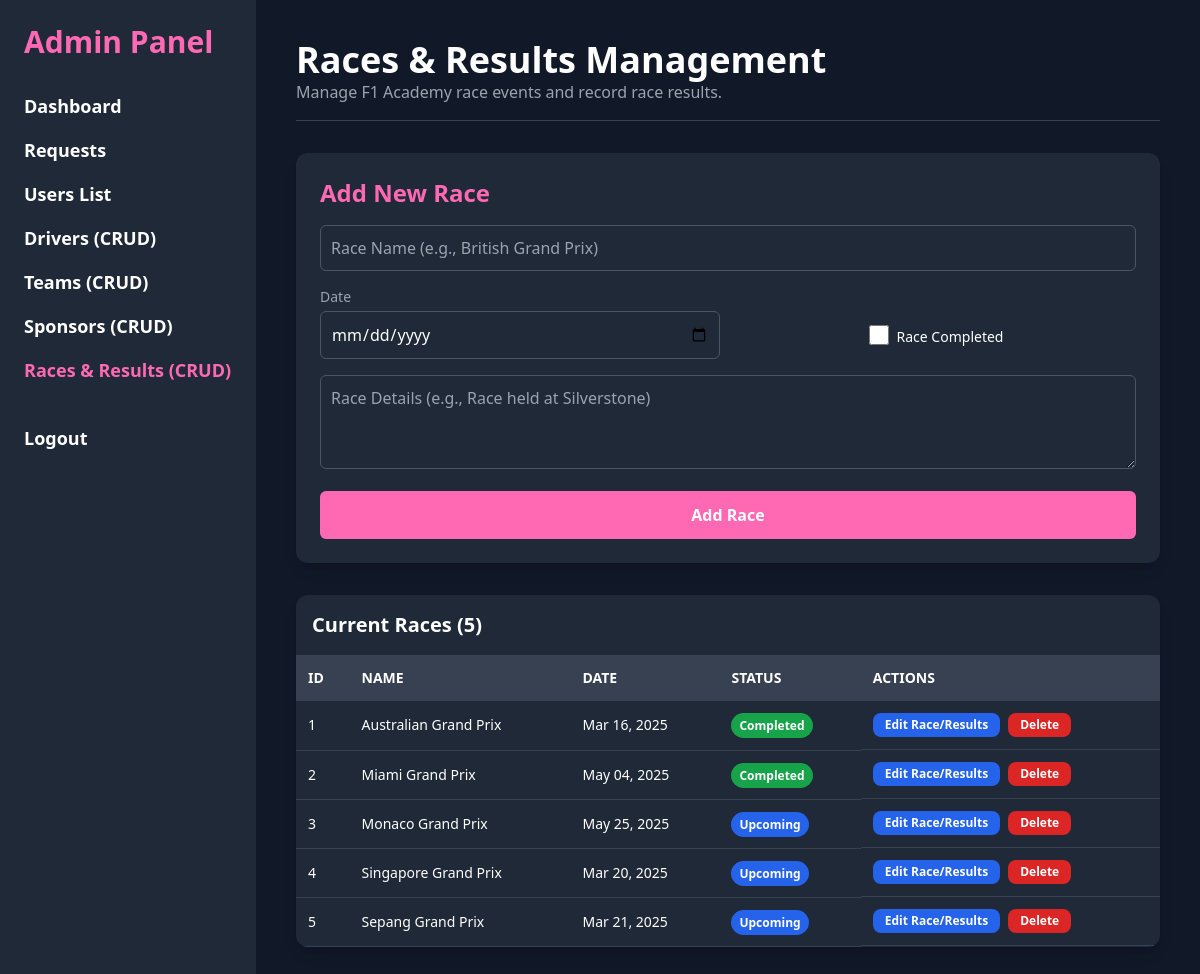
Page /admin_races.php (signed in) on the earlier database version.
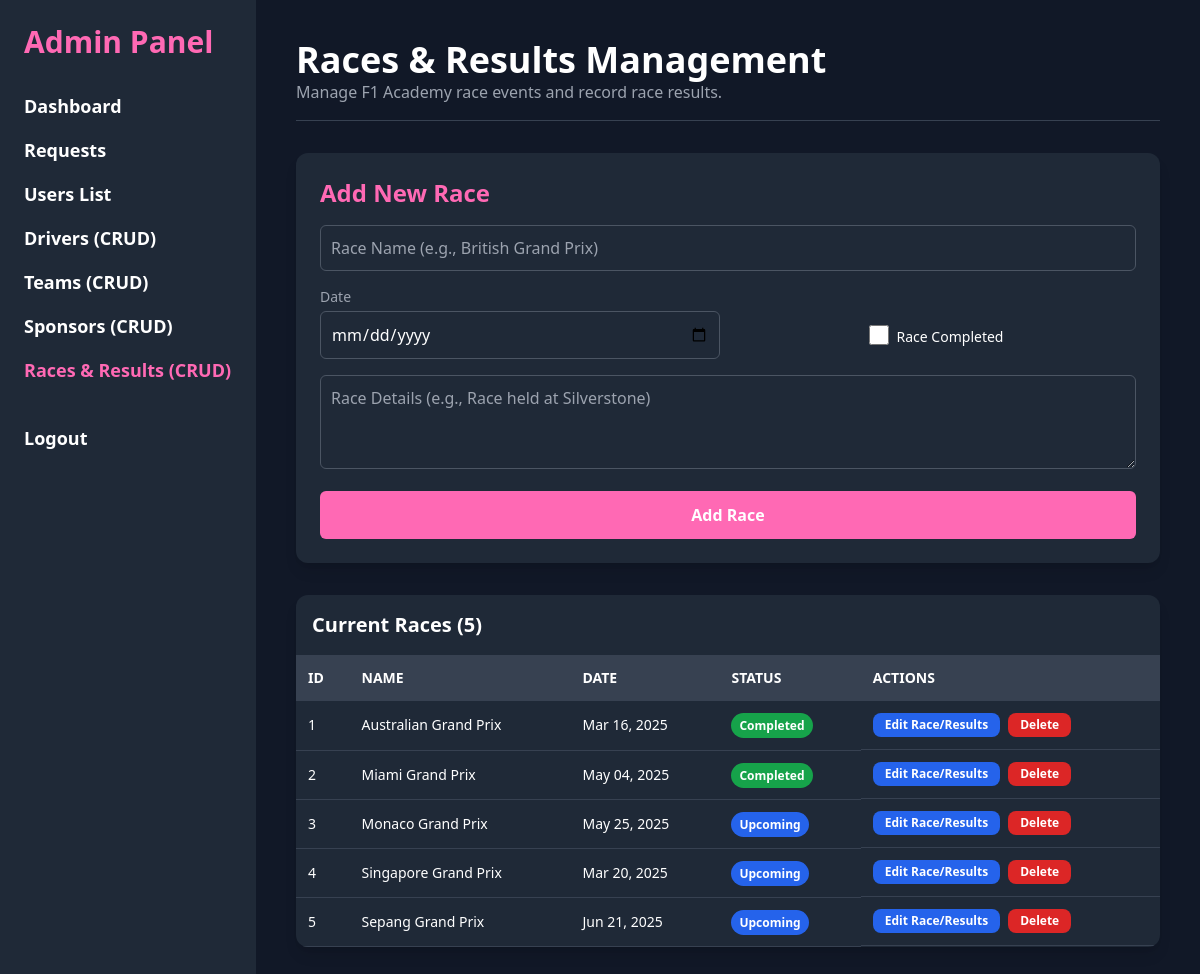
Same page on the later database version.
### tables this page shows
CREATE TABLE `races` (
  `id` int(11) NOT NULL,
  `name` varchar(100) NOT NULL,
  `date` date NOT NULL,
  `details` text DEFAULT NULL,
  `round_number` int(11) NOT NULL,
  `is_completed` tinyint(1) NOT NULL DEFAULT 0
);

### conn.php (called while the page is built, shortened)
<?php
function get_all_races($conn) {
    $query = "SELECT * FROM races ORDER BY round_number ASC";
    $result = $conn->query($query);
    $data = [];
    while ($row = $result->fetch_assoc()) {
        $data[] = $row;
    }
    return $data;
}
?>

### admin_races.php (the view, shortened to what the changed rows need)
<?php
include("conn.php");
$races = get_all_races($conn);
?>
<!DOCTYPE html>
<html lang="en">
<head>
    <script src="https://cdn.tailwindcss.com"></script>
</head>
<body class="bg-gray-900 text-white font-sans flex">
    <aside class="w-64 bg-gray-800 h-screen fixed p-6">
        <h1 class="text-3xl font-extrabold mb-8 text-hotpink">Admin Panel</h1>
    </aside>
    <div class="flex-1 ml-64 p-10">
        <header class="mb-8 border-b border-gray-700 pb-4">
            <h2 class="text-4xl font-bold">Races & Results Management</h2>
        </header>
        <div class="bg-gray-800 rounded-xl overflow-x-auto shadow-lg">
            <table class="min-w-full table-auto text-left">
                <thead>
                    <tr class="bg-gray-700 text-sm uppercase">
                        <th class="p-3">ID</th>
                        <th class="p-3">Name</th>
                        <th class="p-3">Date</th>
                        <th class="p-3">Status</th>
                        <th class="p-3">Actions</th>
                    </tr>
                </thead>
                <tbody>
                    <?php if (!empty($races)): ?>
                        <?php foreach ($races as $race): ?>
                            <tr class="hover:bg-gray-700 text-sm">
                                <td><?php echo htmlspecialchars($race['id']); ?></td>
                                <td><?php echo htmlspecialchars($race['name']); ?></td>
                                <td><?php echo date('M d, Y', strtotime($race['date'])); ?></td>
                                <td><span class="px-2 py-1 rounded-full text-xs font-semibold <?php echo $race['is_completed'] ? 'bg-green-600' : 'bg-blue-600'; ?>"><?php echo $race['is_completed'] ? 'Completed' : 'Upcoming'; ?></span></td>
                                <td class="whitespace-nowrap flex space-x-2">
                                    <a href="admin_races.php?edit_id=<?php echo $race['id']; ?>" class="text-xs bg-blue-600 hover:bg-blue-700 text-white py-1 px-3 rounded-lg font-bold transition duration-200">
                                        Edit Race/Results
                                    </a>
                                    <form method="POST" class="inline-block" onsubmit="return confirm('Are you sure you want to delete race: <?php echo $race['name']; ?>? This will delete all results!');">
                                        <button type="submit" name="delete_race" class="text-xs bg-red-600 hover:bg-red-700 text-white py-1 px-3 rounded-lg font-bold transition duration-200">
                                            Delete
                                        </button>
                                    </form>
                                </td>
                            </tr>
                        <?php endforeach; ?>
                    <?php else: ?>
                        <tr><td colspan="5" class="text-center py-4 text-gray-400">No races found.</td></tr>
                    <?php endif; ?>
                </tbody>
            </table>
        </div>
    </div>
</body>
</html>

Differences in the rows shown:
changed races "Sepang Grand Prix": date "Mar 21, 2025" → "Jun 21, 2025"
